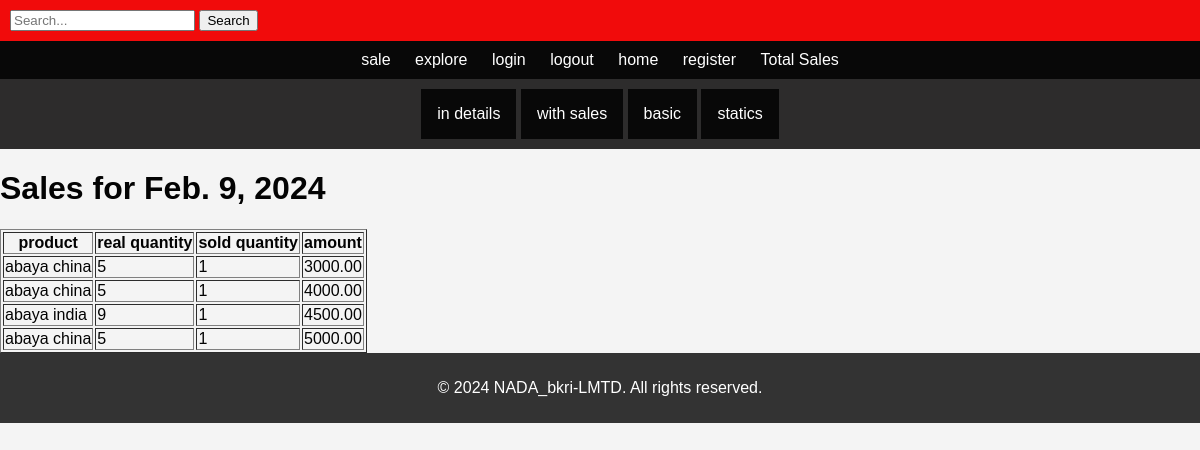
/sales/2024-02-09/, run on the app's committed database.
### prd/models.py (models this page shows, shortened)
class Sale(models.Model):
    product = models.ForeignKey(Product, on_delete=models.CASCADE)
    staff = models.ForeignKey(Staff, on_delete=models.CASCADE)
    quantity_sold = models.PositiveIntegerField()
    partial_amount_paid = models.DecimalField(max_digits=10, decimal_places=2, default=0)
    sale_date = models.DateField(default=timezone.now)
    sold_amount = models.DecimalField(max_digits=10, decimal_places=2, null=True)
    customer_name = models.CharField(max_length=50, null=True,blank=True)
    is_loan = models.BooleanField(default=False)

class Product(models.Model):
    name = models.CharField(max_length=255, unique=True)
    category = models.ForeignKey(Category, on_delete=models.CASCADE)
    description = models.TextField(blank=True, null=True)
    price = models.DecimalField(max_digits=10, decimal_places=2)
    first_quantity = models.PositiveIntegerField(default=0)
    quantity_available = models.PositiveIntegerField(default=0)
    customer_name = models.CharField(max_length=255, blank=True)
    is_loan = models.BooleanField(default=False)

### staf/views.py (the view)
# urls.py: path('sales/<str:date>/',views.daily_sales_view, name='daily_sales'),
def daily_sales_view(request, date):
    date = timezone.datetime.strptime(date, "%Y-%m-%d").date()
    daily_sales = Sale.objects.filter(sale_date=date)
    context = {
        'date': date,
        'daily_sales': daily_sales,
    }
    return render(request, 'prd/daily_sales.html', context)

### prd/templates/prd/daily_sales.html
{%  extends 'base.html' %}
{% block content %}
<h1>Sales for {{ date }}</h1>
<table border="1">
    <thead>
        <tr>
            <th>product</th>
            <th>real quantity</th>
            <th>sold quantity</th>
            <th>amount</th>
        </tr>
    </thead>
    <tbody>
        {% for sale in daily_sales %}
        <tr>
            <td>{{ sale.product.name }}</td>
            <td>{{ sale.product.quantity_available }}</td>
            <td>{{ sale.quantity_sold }}</td>
            <td>{{ sale.sold_amount }}</td>
        </tr>
        {% endfor %}
    </tbody>
</table>
    {% endblock %}

### prd/templates/base.html (style rules this page uses)
body { font-family: 'Franklin Gothic Medium', 'Arial Narrow', Arial, sans-serif; font-size: 16px; margin: 0; padding: 0; background-color: #f4f4f4; color: #030303; }

### data on the page
Sale: product.name "abaya china", product.quantity_available "5", quantity_sold "1", sold_amount "3000.00"
Sale: product.name "abaya china", product.quantity_available "5", quantity_sold "1", sold_amount "4000.00"
Sale: product.name "abaya india", product.quantity_available "9", quantity_sold "1", sold_amount "4500.00"
Sale: product.name "abaya china", product.quantity_available "5", quantity_sold "1", sold_amount "5000.00"

### other printed values
{{ date }} "Feb. 9, 2024"
